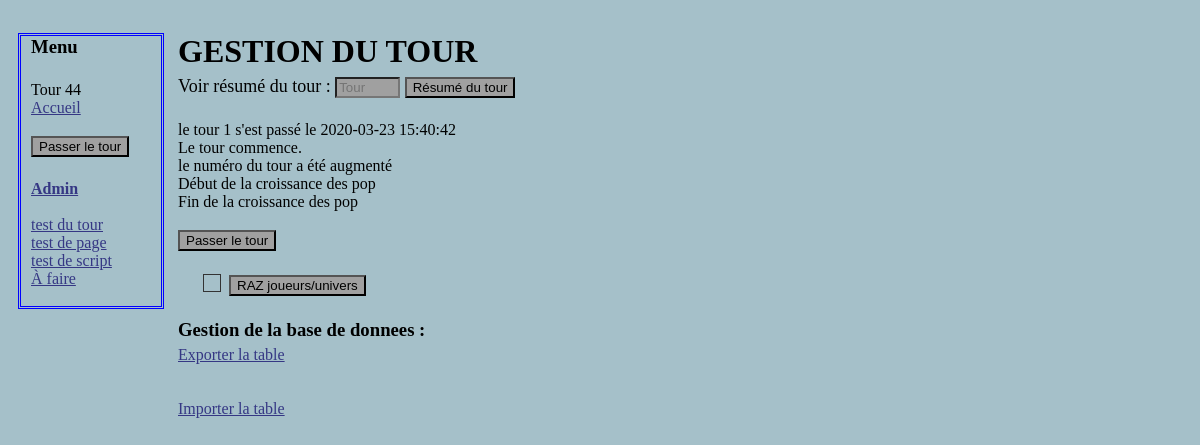
The app's page /Administration.php?voir=1, older data.
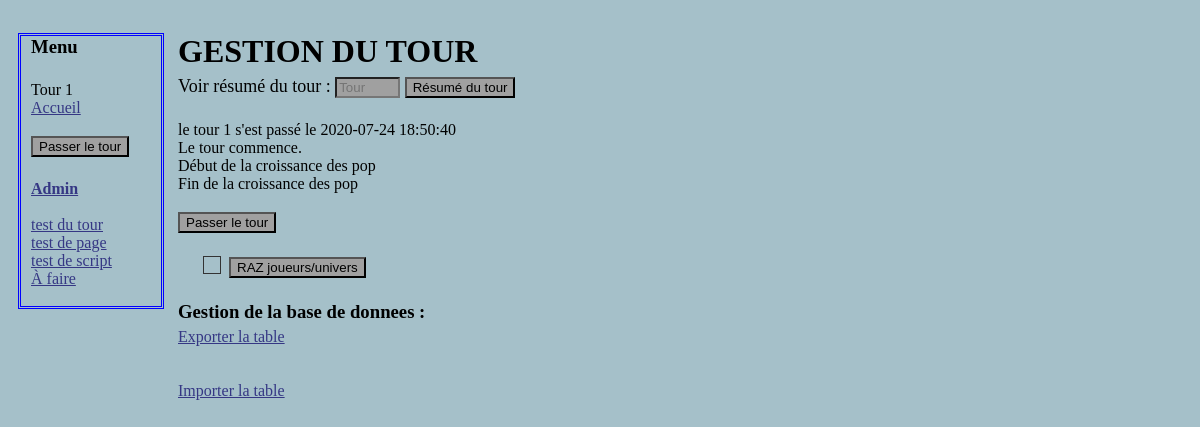
The same page, newer data.
### tables this page shows
CREATE TABLE `tour` (
  `id` int(11) NOT NULL AUTO_INCREMENT,
  `datetour` datetime NOT NULL DEFAULT CURRENT_TIMESTAMP,
  `resume` text,
  PRIMARY KEY (`id`)
);

### Administration.php (the view, shortened to what this page needs)
<?php
include("include/BDDconnection.php");
?>
<!DOCTYPE html>
<html>
    <head>
          <link rel="stylesheet" href="style.css" />
	</head>
    <body>
<?php
include("include/menu.php");
?>
<div class="corps">
    <h1>GESTION DU TOUR</h1>
<form method="get" action="Passerletourmanuellement.php">
<p>
    <label for="numero_tour">Voir résumé du tour : </label>
    <input type="text" name="voir" id="numero_tour" placeholder="Tour" size="5" maxlength="4" />
    <input type="submit" value="Résumé du tour" />
</p>
</form>
<?php
if (isset($_GET["voir"]) and $_GET["voir"] == 0 )
  {
  $reqtourinfo = $bda->query('SELECT * FROM tour ORDER BY id DESC LIMIT 1') or die(print_r($bdd->errorInfo()));
  $reptourinfo = $reqtourinfo->fetch();
  echo 'le dernier tour est le tour ' . $reptourinfo['id'] . ' et s\'est passé le ' . $reptourinfo['datetour']  ;
  echo ' <br />  ' . $reptourinfo['resume'] ;
  }
elseif (isset($_GET["voir"]))
  {
  $reqtourinfo = $bda->prepare('SELECT * FROM tour WHERE id = ?');
  $reqtourinfo->execute(array($_GET["voir"]));
  $reptourinfo = $reqtourinfo->fetch();
  echo 'le tour ' . $reptourinfo['id'] . ' s\'est passé le ' . $reptourinfo['datetour']  ;
  echo ' <br />  ' . $reptourinfo['resume'] ;
  }
?>
<form action="tour/Gestionglobale.php">
<p>
    <input type="submit" value="Passer le tour" />
</p>
</form>
<form action="script/resertunivers.php">
<p>
  <input id = "checkbox" type="checkbox" name="confirmer"/> <label for="checkbox"></label>
  <input type="submit" value="RAZ joueurs/univers" />
</p>
</form>
<h3>Gestion de la base de donnees :</h3>
<a class ="lienmenu" href="script/exporterbdd.php?table=autre&amp;backup=non">Exporter la table</a></br></br></br>
<a class ="lienmenu" href="script/importerbdd.php?table=autre">Importer la table</a></br>
</div></body></html>

### include/Menu.php (shortened to what this page needs)
<nav class="menu"><div><h3>Menu</h3></br>
<?php
require __DIR__ . '/../function/flotte.php';
$reponse = $bda->query('SELECT id FROM tour ORDER BY id DESC LIMIT 1');
$touractuel = $reponse->fetch();
echo 'Tour '.$touractuel['id'].'</br>' ;
if (!isset($_SESSION['pseudo']))
	{
	echo '<a class ="lienmenu" href="Accueil.php">Accueil</a>' ;
    }
?>
<form action="tour/Gestionglobale.php">
<p>
<input type="submit" value="Passer le tour" />
</p>
</form>
<b><a class ="lienmenu" href="Administration.php">Admin</a></b></br> </br>
<a class ="lienmenu" href="tour/test.php">test du tour</a> </br>
<a class ="lienmenu" href="test.php?id=1">test de page</a> </br>
<a class ="lienmenu" href="script/test.php?table=autre&amp;backup=non">test de script</a> </br>
<a class ="lienmenu" href="afaire.php">À faire</a> </br> </br>
</div>
</nav>

### css/general.css (style rules this page uses)
body { background-color: rgb(165,192,201);; color: black; padding-top: 25px; padding-left:10px; }
.corps { margin-left:150px; display: flex; flex-wrap: nowrap; flex-direction: column; display: inline-block; vertical-align: top; padding-left:10px; }

### css/menu.css (style rules this page uses)
.menu { position:absolute; width: 130px; vertical-align: top; border: 3px blue double; padding-left:10px; }
.lienmenu { color: rgb(53,55,132); }

### css/formulaire.css (style rules this page uses)
input , select { background-color: rgb(160,160,160); margin-bottom: 5px; }
label { cursor: pointer; }
input[type="checkbox"] + label:before { border: 1px solid #333; content: "\00a0"; display: inline-block; font: 16px/1em sans-serif; height: 16px; margin: 0 .25em 0 0; padding: 0; vertical-align: top; width: 16px; }
form { display: inline }

### css/block.css (style rules this page uses)
p { font-size: large; }
h1 { margin-top: 0px ; padding-top: 0px; margin-left: 0px ; }
h3 { margin-top: 0px ; padding-top: 0px; margin-left: 0px ; margin-bottom: 5px ; padding-bottom: 0px; }

Row changes from the older to the newer data that the page shows:
removed tour: id "44"
changed tour id 1: datetour "2020-03-23 15:40:42" → "2020-07-24 18:50:40"; resume "Le tour commence. le numéro du tour a été augmenté Début de la croissance des pop Fin de la croissance des pop" → "Le tour commence. Début de la croissance des pop Fin de la croissance des pop"
Text that changed along with them:
$touractuel['id']: "44" → "1"
